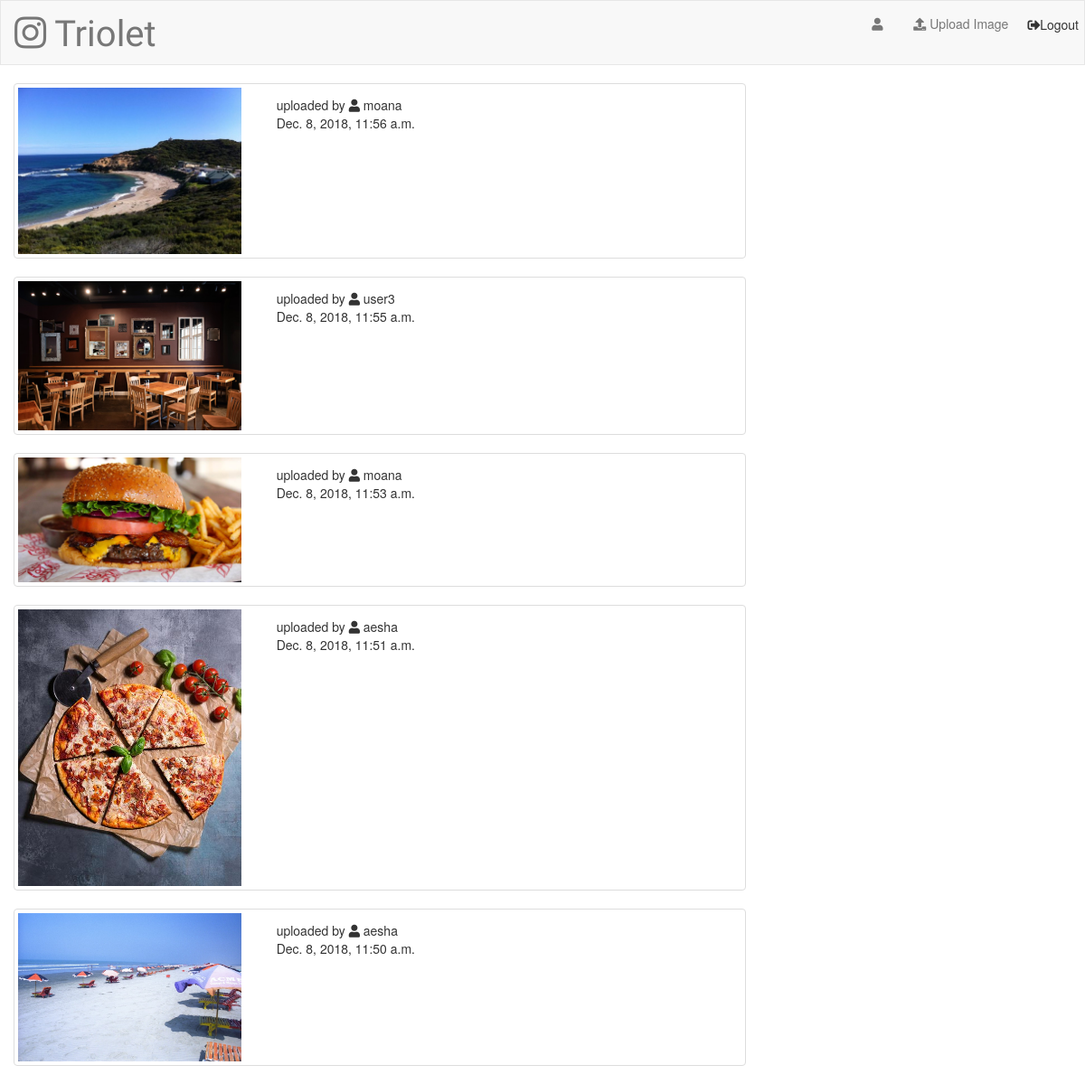
Page /gallery/ on the committed database.
### gallery/models.py (models this page shows, shortened)
class Album(models.Model):
    caption = models.TextField()
    photo = models.FileField()
    uploader = models.ForeignKey(User,on_delete=models.CASCADE,default=None)
    date = models.DateTimeField(auto_now_add=True)
    likes = models.ManyToManyField(User, related_name='likes', blank=True)

### gallery/views.py (the view)
# urls.py: path('', views.IndexView.as_view(), name='index'), #consider that class as_view
class IndexView(generic.ListView):
    template_name = 'gallery/index.html'
    context_object_name = 'all_photos'
    def get_queryset(self):
        return Album.objects.all().order_by('-date')

### gallery/templates/gallery/index.html (shortened to what this page needs)
{% extends 'gallery/base.html' %}
{% block body%}
<div class="col-sm-4 col-lg-2  center">
   {% for album in all_photos%}
   <div class="thumbnail">
 <div class="albums">
      <a href="{% url 'gallery:detail' album.id %}">
      <img src="{{ album.photo.url }}" class="img-responsive" height="442" width="492">
      </a>
      <div class="caption">
         uploaded by <span class="fas fa-user" aria-hidden="true"></span>&nbsp;{{  album.uploader.username }}
         <p>{{ album.date }}</p>
      </div>
   </div>
   </div>
   {% endfor %}
</div>
{% endblock %}

### gallery/templates/gallery/base.html (shortened to what this page needs)
<!DOCTYPE html>
<html>
<head>
    {% load staticfiles %}
    <link rel="stylesheet" href="https://maxcdn.bootstrapcdn.com/bootstrap/3.3.7/css/bootstrap.min.css">
    <link rel="stylesheet" href="https://use.fontawesome.com/releases/v5.3.1/css/all.css">
    <link rel="stylesheet" type="text/css" href="{% static 'gallery/style.css' %}"/>
</head>
<body>
        <nav class="navbar navbar-default">
            <div class="container-fluid">
                <div class="navbar-header">
                    <a class="navbar-brand" href="{% url 'gallery:index' %}"> <span class="fab fa-instagram" aria-hidden="true"></span> Triolet</a>
                </div>
                <ul class="nav navbar-nav navbar-right">
                         <li class="">
                            <a href="#">
                                 <span class="fas fa-user" aria-hidden="true"></span>&nbsp;{{ request.user.username }}
                             </a>
                        </li>
                        <li class="">
                            <a href="{% url 'gallery:create' %}">
                                 <span class="fa fa-upload" aria-hidden="true"></span>&nbsp;Upload Image
                             </a>
                        </li>
                        <li class="">
                            <form class="logout-link" action="{% url 'accounts:logout' %}" method="post">
                          <button type="submit" class="button"><span class="fas fa-sign-out-alt" aria-hidden="true"></span>Logout</button>
                         </form>
                    </li>
                </ul>
            </div>
        </nav>
{% block body%}
{% endblock %}
</body>
</html>

### gallery/static/gallery/style.css (style rules this page uses)
.navbar { border-radius: 0; }
.navbar-header { height: 70px; }
.navbar-brand { font-family: 'Satisfy', cursive; font-size: 40px; }
.center { display: block; margin-left: auto; margin-right: auto; width: 70%; }
button, input, select, textarea { background-color: Transparent; background-repeat:no-repeat; border: none; cursor:pointer; overflow: hidden; outline:none; position: relative; top:15px; color: inherit; }
.albums { display: grid; grid-template-columns: 1fr 1fr 1fr; grid-gap: 30px; }

### rows in the picture
Album: photo (picture), uploader.username "moana", date "Dec. 8, 2018, 11:56 a.m."
Album: photo (picture), uploader.username "user3", date "Dec. 8, 2018, 11:55 a.m."
Album: photo (picture), uploader.username "moana", date "Dec. 8, 2018, 11:53 a.m."
Album: photo (picture), uploader.username "aesha", date "Dec. 8, 2018, 11:51 a.m."
Album: photo (picture), uploader.username "aesha", date "Dec. 8, 2018, 11:50 a.m."
